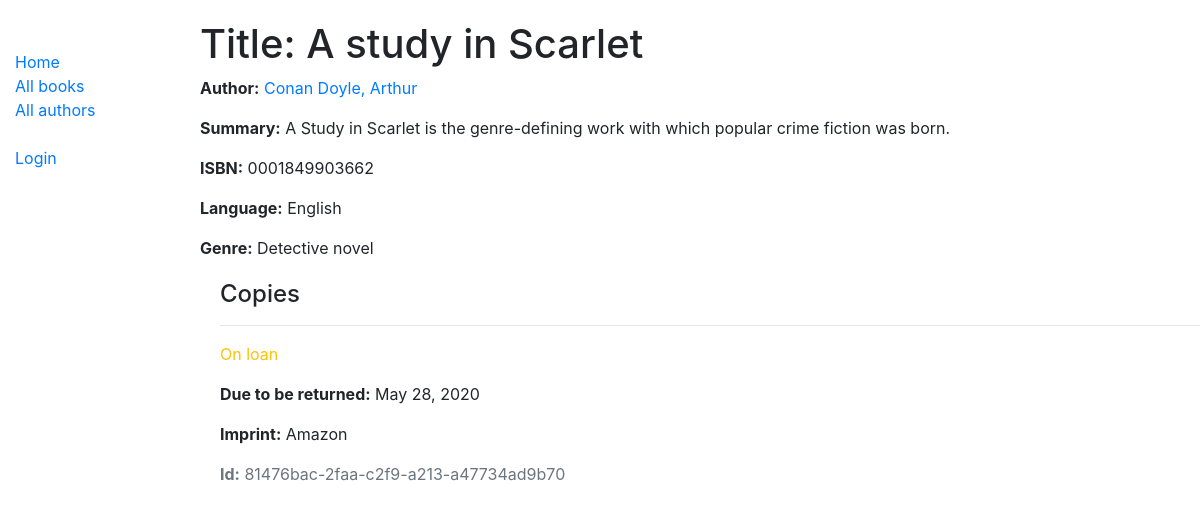
/catalog/book/1, run on the app's committed database.
### catalog/models.py (models this page shows, shortened)
class Book(models.Model):
    title = models.CharField(max_length=200)
    author = models.ForeignKey('Author', on_delete=models.SET_NULL, null=True)
    summary = models.TextField(max_length=1000, help_text='Enter a brief description of the book')
    isbn = models.CharField('ISBN', max_length=13, help_text='13 Character <a href="https://www.isbn-international.org/content/what-isbn">ISBN number</a>')
    genre = models.ManyToManyField(Genre, help_text='Select a genre for this book')
    language = models.ForeignKey('Language', on_delete=models.SET_NULL, null=True)

class Author(models.Model):
    first_name = models.CharField(max_length=100)
    last_name = models.CharField(max_length=100)
    date_of_birth = models.DateField(null=True, blank=True)
    date_of_death = models.DateField('Died', null=True, blank=True)
    class Meta:
        ordering = ['last_name', 'first_name']
    def __str__(self):
        return f'{self.last_name}, {self.first_name}'

class Language(models.Model):
    name = models.CharField(max_length=200,
                            help_text="Enter the book's natural Language (e.g. English, French, Japanese etc.)")
    def __str__(self):
        return self.name

class Genre(models.Model):
    name = models.CharField(max_length=200, help_text='Enter a book genre (e.g. Science Fiction)')
    def __str__(self):
        return self.name

class BookInstance(models.Model):
    id = models.UUIDField(primary_key=True, default=uuid.uuid4, help_text='Unique ID for this particular book across whole library')
    book = models.ForeignKey('Book', on_delete=models.SET_NULL, null=True)
    imprint = models.CharField(max_length=200)
    due_back = models.DateField(null=True, blank=True)
    borrower = models.ForeignKey(User, on_delete=models.SET_NULL, null=True, blank=True)
    LOAN_STATUS = (
        ('m', 'Maintenance'),
        ('o', 'On loan'),
        ('a', 'Available'),
        ('r', 'Reserved'),
    )
    status = models.CharField(
        max_length=1,
        choices=LOAN_STATUS,
        blank=True,
        default='m',
        help_text='Book availability',
    )
    class Meta:
        ordering = ['due_back']
        permissions = (("can_mark_returned", "Set book as returned"),)
    """@prpperty -> Set this def is read-only"""

### catalog/views.py (the view)
# urls.py: path('book/<int:pk>', views.BookDetailView.as_view(), name='book-detail'),
class BookDetailView(generic.DetailView):
    model = Book

### catalog/templates/catalog/book_detail.html
{% extends "base_generic.html" %}
{% block content %}
  <h1>Title: {{ book.title }}</h1>
  <p><strong>Author:</strong> <a href="{% url 'author-detail' book.author.pk %}">{{ book.author }}</a></p>
  <p><strong>Summary:</strong> {{ book.summary }}</p>
  <p><strong>ISBN:</strong> {{ book.isbn }}</p>
  <p><strong>Language:</strong> {{ book.language }}</p>
  <p><strong>Genre:</strong> {{ book.genre.all|join:", " }}</p>
  <div style="margin-left:20px;margin-top:20px">
    <h4>Copies</h4>
    {% for copy in book.bookinstance_set.all %}
      <hr>
      <p class="{% if copy.status == 'a' %}text-success{% elif copy.status == 'm' %}text-danger{% else %}text-warning{% endif %}">
        {{ copy.get_status_display }}
      </p>
      {% if copy.status != 'a' %}
        <p><strong>Due to be returned:</strong> {{ copy.due_back }}</p>
      {% endif %}
      <p><strong>Imprint:</strong> {{ copy.imprint }}</p>
      <p class="text-muted"><strong>Id:</strong> {{ copy.id }}</p>
    {% endfor %}
  </div>
{% endblock %}

### catalog/templates/base_generic.html (shortened to what this page needs)
<!DOCTYPE html>
<html lang="en">
<head>
  <link rel="stylesheet" href="https://stackpath.bootstrapcdn.com/bootstrap/4.1.3/css/bootstrap.min.css">
  {% load static %}
  <link rel="stylesheet" href="{% static 'css/styles.css' %}">
</head>
<body>
  <div class="container-fluid">
    <div class="row">
      <div class="col-sm-2">
      {% block sidebar %}
        <ul class="sidebar-nav">
          <li><a href="{% url 'index' %}">Home</a></li>
          <li><a href="{% url 'books' %}">All books</a></li>
          <li><a href="{% url 'authors' %}">All authors</a></li>
          <br>
          {% if user.is_authenticated %}
            <li>User: {{ user.get_username }}</li>
            <li><a href="{% url 'my-borrowed' %}">My Borrowed</a></li>
            <li><a href="{% url 'logout'%}?next={{request.path}}">Logout</a></li>
          {% else %}
            <li><a href="{% url 'login'%}?next={{request.path}}">Login</a></li>
            <br>
          {% endif %}
        </ul>
     {% endblock %}
      </div>
      <div class="col-sm-10 ">{% block content %}{% endblock %}
      </div>
    </div>
  </div>
</body>
</html>

### catalog/static/css/styles.css (style rules this page uses)
.sidebar-nav { margin-top: 50px; padding: 0; list-style: none; }
.col-sm-10 { margin-top: 20px; padding: 0; list-style: none; }

### data on the page
Book: title "A study in Scarlet", author "Conan Doyle, Arthur", summary "A Study in Scarlet is the genre-defining work with which popular crime fiction was born.", isbn "0001849903662", language "English", genre.all "Detective novel"
BookInstance: status "On loan", due_back "May 28, 2020", imprint "Amazon", id "81476bac-2faa-c2f9-a213-a47734ad9b70"
